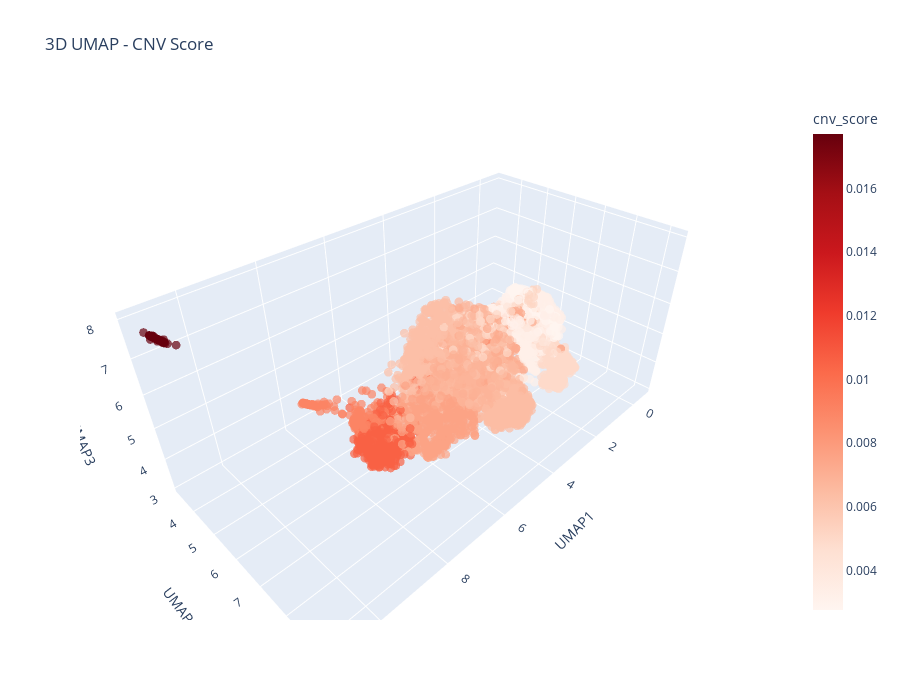

The notebook cell this image was saved under:
### Code cell
# 3D scatter - CNV Score (continuous)
fig = px.scatter_3d(
    plot_df, 
    x='UMAP1', y='UMAP2', z='UMAP3',
    color='cnv_score',
    color_continuous_scale='Reds',
    title='3D UMAP - CNV Score',
    opacity=0.7,
    height=700
)
fig.update_traces(marker=dict(size=3))
fig.show()

### Figure 1 — Plotly figure (JSON) as saved in the notebook; plotly's stock layout.template omitted (floating-point values rounded to 4 significant figures; data arrays with more than 128 entries replaced by an {"elided": "..."} marker saying what was removed)
{"data": [{"hovertemplate": "UMAP1=%{x}<br>UMAP2=%{y}<br>UMAP3=%{z}<br>cnv_score=%{marker.color}<extra></extra>", "legendgroup": "", "marker": {"color": {"elided": "6265 float values"}, "coloraxis": "coloraxis", "opacity": 0.7, "size": 3, "symbol": "circle"}, "mode": "markers", "name": "", "scene": "scene", "showlegend": false, "type": "scatter3d", "x": {"elided": "6265 float values"}, "y": {"elided": "6265 float values"}, "z": {"elided": "6265 float values"}}], "layout": {"coloraxis": {"colorbar": {"title": {"text": "cnv_score"}}, "colorscale": [[0, "rgb(255,245,240)"], [0.125, "rgb(254,224,210)"], [0.25, "rgb(252,187,161)"], [0.375, "rgb(252,146,114)"], [0.5, "rgb(251,106,74)"], [0.625, "rgb(239,59,44)"], [0.75, "rgb(203,24,29)"], [0.875, "rgb(165,15,21)"], [1, "rgb(103,0,13)"]]}, "height": 700, "legend": {"tracegroupgap": 0}, "scene": {"domain": {"x": [0, 1], "y": [0, 1]}, "xaxis": {"title": {"text": "UMAP1"}}, "yaxis": {"title": {"text": "UMAP2"}}, "zaxis": {"title": {"text": "UMAP3"}}}, "title": {"text": "3D UMAP - CNV Score"}}}
